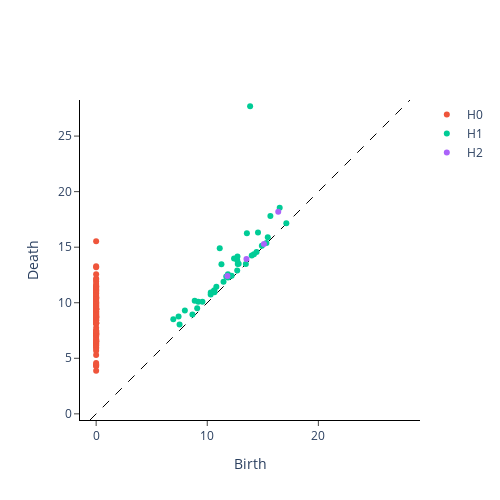

The notebook cell this image was saved under:
### Code cell
# 0 - connected components, 1 - loops, 2 - voids
homology_dimensions = [0, 1, 2]

nonperiodic_persistence = VietorisRipsPersistence(
    homology_dimensions=homology_dimensions, n_jobs=6
)
print("Persistence diagram for nonperiodic signal")
nonperiodic_persistence.fit_transform_plot(example[None, :, :]);
